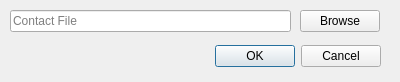
<?xml version="1.0" encoding="UTF-8"?>
<ui version="4.0">
 <class>AddContactDialog</class>
 <widget class="QDialog" name="AddContactDialog">
  <property name="geometry">
   <rect>
    <x>0</x>
    <y>0</y>
    <width>400</width>
    <height>82</height>
   </rect>
  </property>
  <property name="windowTitle">
   <string>p2kontakt: Add Contact</string>
  </property>
  <widget class="QDialogButtonBox" name="buttons_confirm">
   <property name="geometry">
    <rect>
     <x>10</x>
     <y>40</y>
     <width>371</width>
     <height>32</height>
    </rect>
   </property>
   <property name="orientation">
    <enum>Qt::Horizontal</enum>
   </property>
   <property name="standardButtons">
    <set>QDialogButtonBox::Cancel|QDialogButtonBox::Ok</set>
   </property>
  </widget>
  <widget class="QLineEdit" name="input_location">
   <property name="geometry">
    <rect>
     <x>10</x>
     <y>10</y>
     <width>281</width>
     <height>22</height>
    </rect>
   </property>
   <property name="placeholderText">
    <string>Contact File</string>
   </property>
  </widget>
  <widget class="QPushButton" name="button_browse">
   <property name="geometry">
    <rect>
     <x>300</x>
     <y>10</y>
     <width>80</width>
     <height>22</height>
    </rect>
   </property>
   <property name="text">
    <string>Browse</string>
   </property>
  </widget>
 </widget>
 <resources/>
 <connections>
  <connection>
   <sender>buttons_confirm</sender>
   <signal>accepted()</signal>
   <receiver>AddContactDialog</receiver>
   <slot>accept()</slot>
   <hints>
    <hint type="sourcelabel">
     <x>248</x>
     <y>254</y>
    </hint>
    <hint type="destinationlabel">
     <x>157</x>
     <y>274</y>
    </hint>
   </hints>
  </connection>
  <connection>
   <sender>buttons_confirm</sender>
   <signal>rejected()</signal>
   <receiver>AddContactDialog</receiver>
   <slot>reject()</slot>
   <hints>
    <hint type="sourcelabel">
     <x>316</x>
     <y>260</y>
    </hint>
    <hint type="destinationlabel">
     <x>286</x>
     <y>274</y>
    </hint>
   </hints>
  </connection>
 </connections>
</ui>
